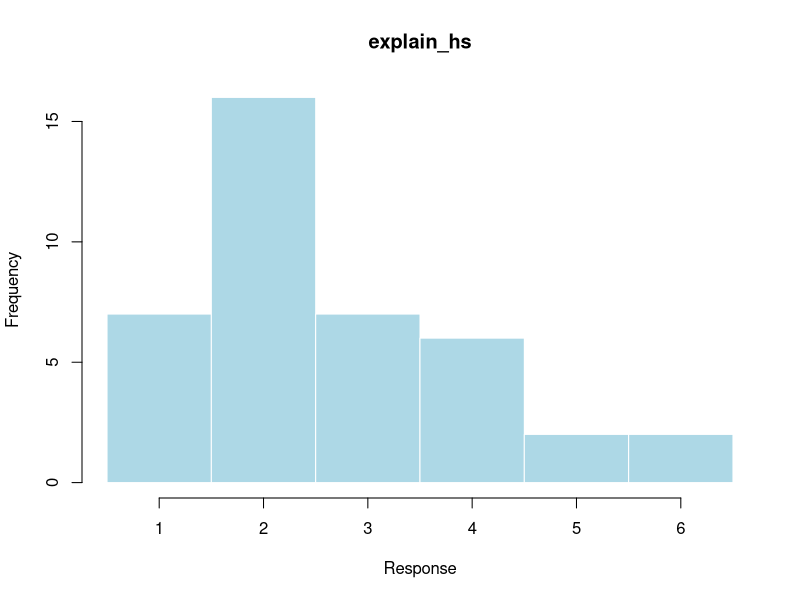
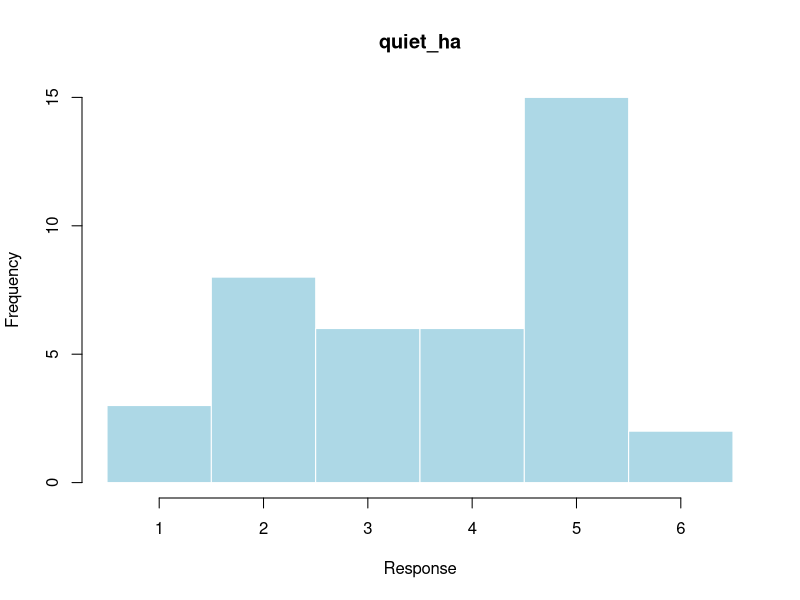
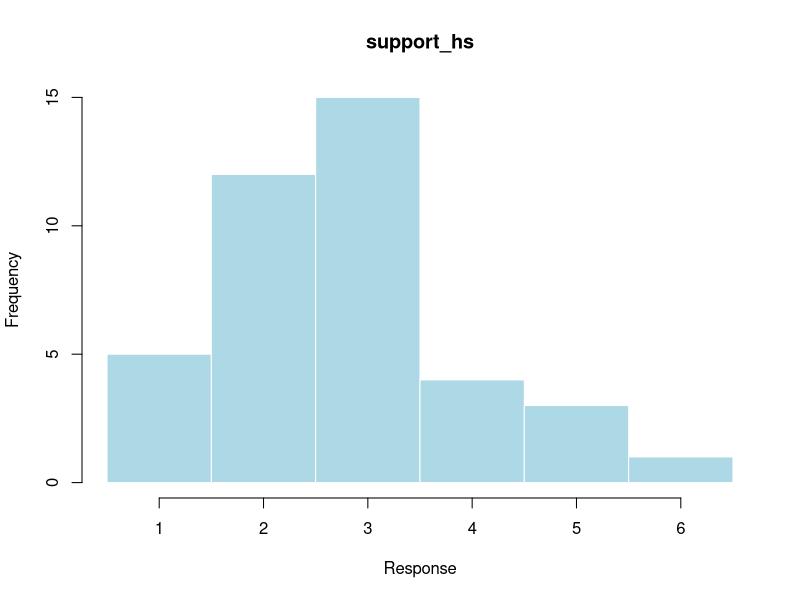
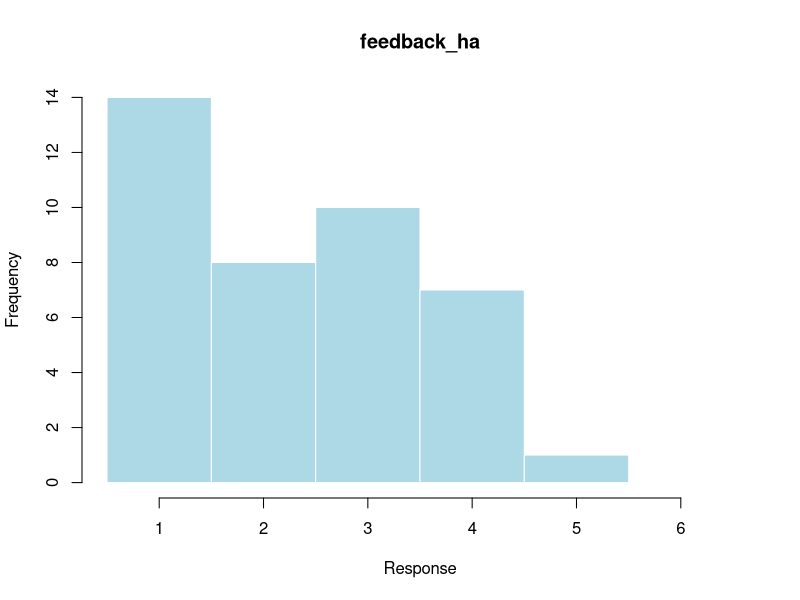
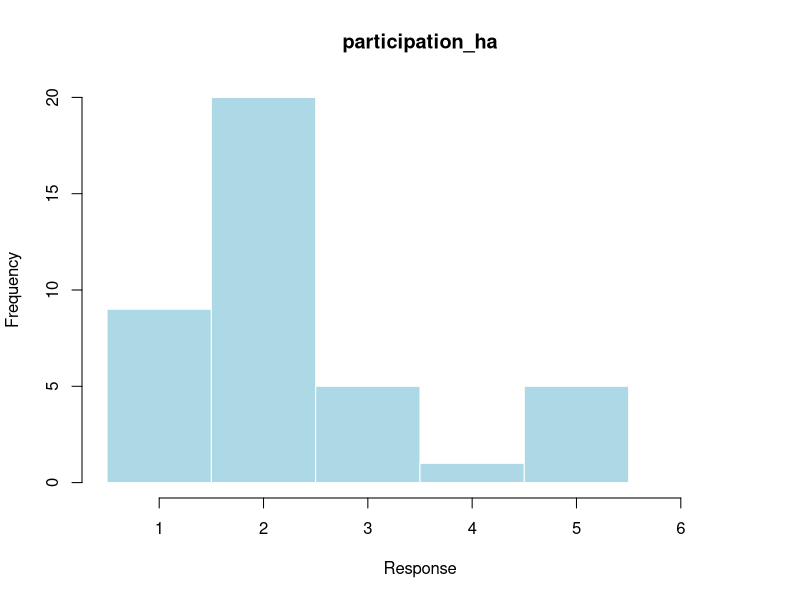
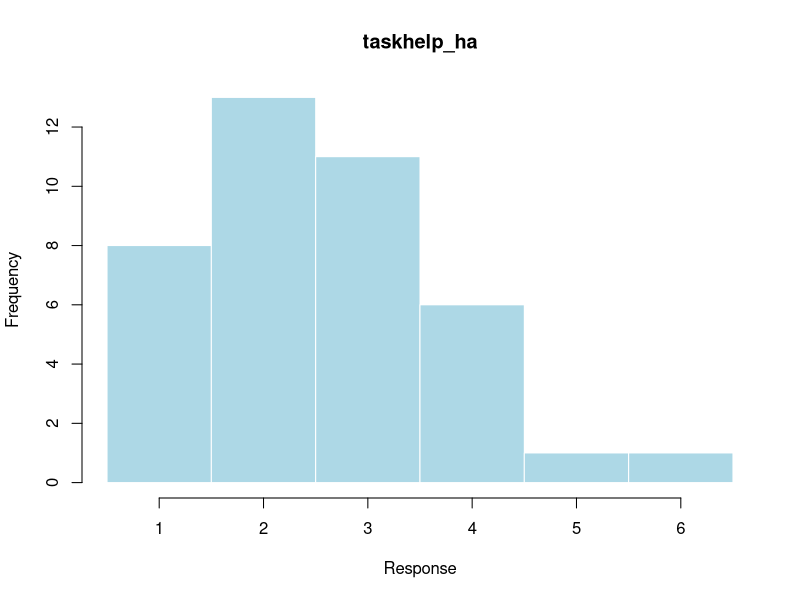
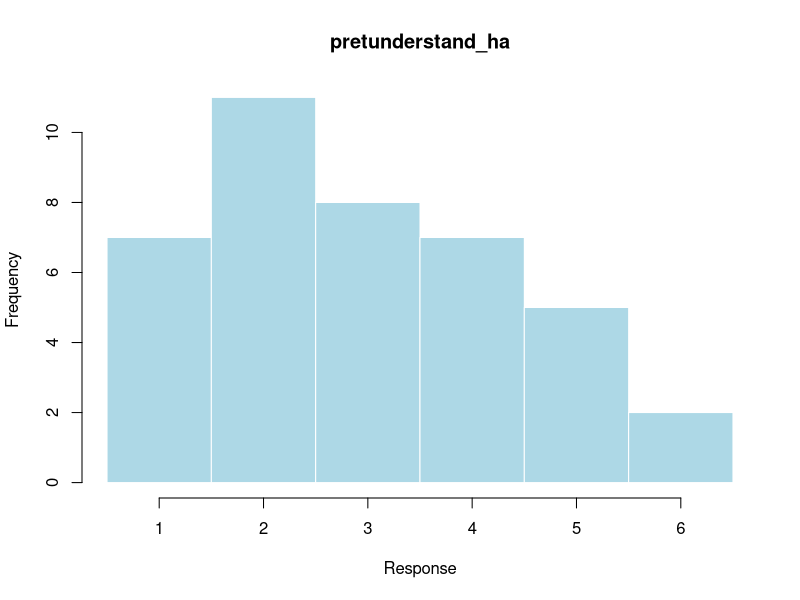
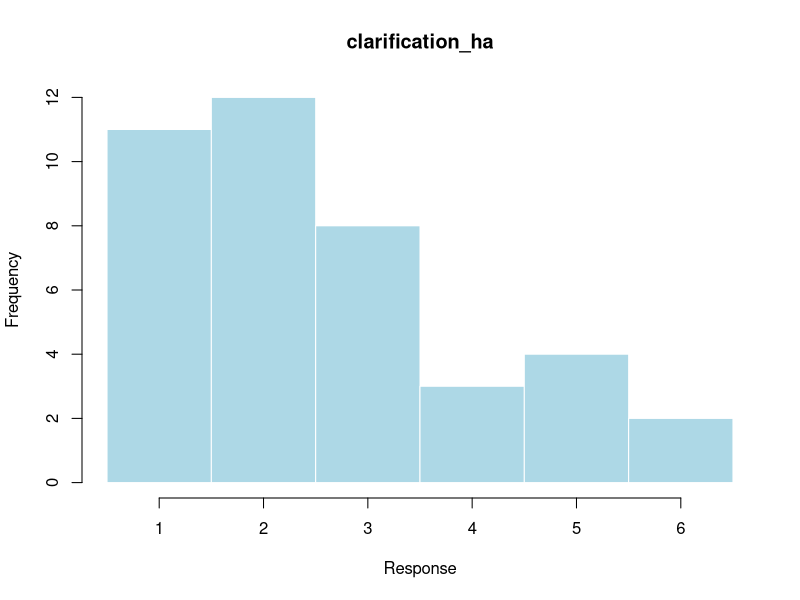

Reproduce these figures in R, in order.
print(getwd())
path="~/Desktop/psychometrics_foundations/Help_Avoidance"
setwd(path)

#Install libraries
library(foreign) # importing/exporting data from/to different statistical software formats
library(fastDummies) # creating binary indicator variables from categorical variables
library(lubridate) # handling and manipulation of date and time data
library(dplyr)

#upload data
rawdata <- read.csv("data/Help Avoidance in Group Projects.csv")
rawdata$id <- 1:nrow(rawdata) #Add ID column

dim(rawdata) # dimension
head(rawdata) # first entries

#filter to just item data and covariate data
df <- rawdata[c(3:14)]

#change column names
df <- df %>%
  rename(
    explain_hs = "I.ask.my.group.members.to.explain.concepts.that.confuse.me.",
    quiet_ha = "If.I.do.not.understand..I.will.be.quieter.in.group.project.meetings.",
    support_hs = "If.I.am.struggling.with.my.project.contributions..I.seek.support.from.my.group.members.",
    feedback_ha = "When.I.am.unsure.about.my.work..I.am.reluctant.to.seek.feedback.from.my.group.",
    participation_ha = "If.a.project.is.too.hard.for.me..I.participate.less.rather.than.ask.my.group.for.help.",
    taskhelp_ha = "I.avoid.asking.my.group.members.for.help.even.when.I.find.my.task.difficult.",
    pretunderstand_ha = "I.pretend.to.understand.group.project.discussions.even.when.I.feel.confused..",
    clarification_ha = "I.hesitate.to.ask.my.teammates.for.clarification.during.group.projects.",
    workown_ha = "I.tend.to.keep.working.on.my.own.even.when.collaborating.with.my.group.would.make.the.task.easier.",
    degree_level = "What.is.your.current.student.status.",
    fos = "Which.field.best.describes.your.area.of.study.",
    langlevel = "Self.rate.your.skills.in.the.language.typically.used.for.your.group.projects..e.g...German.or.English.."
  )

#degree level numerical encoding 
# Classify as 1 (Undergraduate or equivalent)
unique(df$degree_level) #return unique values
df$degree_level[df$degree_level == "Undergraduate Student (Bachelor or equivalent)"] <- 1
df$degree_level[df$degree_level  == "MD"] <- 1 #MD = med student, these can be considered undergraduates
df$degree_level[df$degree_level  == "Medical Student"] <- 1
# Classify as 2 (Master or equivalent)
df$degree_level[df$degree_level == "Graduate Student (Master or equivalent)"] <- 2
# Classify as 3 (Doctoral or equivalent)
df$degree_level[df$degree_level == "Doctoral Student (PhD or equivalent)"] <- 3

#language level self rating numerical encoding 
unique(df$langlevel) #return unique values
df$langlevel[df$langlevel == "Less than adequate"]<-1
df$langlevel[df$langlevel ==" Adequate"]<-2
df$langlevel[df$langlevel == "Good"]<-3
df$langlevel[df$langlevel == "Excellent"]<-4
df$langlevel[df$langlevel == "Native Speaker"]<-5

#fos numerical encoding 
unique(df$fos) #return unique values
df$fos[df$fos=="Economics and Social Sciences"]<-1
df$fos[df$fos=="Theology"]<-2
df$fos[df$fos=="Science"]<-3
df$fos[df$fos=="Humanities"]<-4
df$fos[df$fos=="Medicine"]<-5
#assign data science to economics and social sciences
df$fos[df$fos=="Data Science"]<-1
#assign rhetorics, philospophy to humanities
df$fos[df$fos=="Rhetorics, philosophy "]<-4

# save the relevant item labels
item_names <- colnames(df[1:9])
  
# all information should be saved in a data frame where the 
# number of rows correspond to the number of participants 
# and the number of columns to the number of items and covariates.
# Use some kind of id as column names (instead of the full questions), 
# e.g. rename a single column: colnames(dat.sub)[1] <- "item1"
# or all columns: colnames(dat.sub) <- c("item1", "item2",...)
# The entries should be the item responses (values between 1 and 6)
# and some numerical encoding for the covariates

###############################################################
# ANALYSIS
###############################################################

# use only the item information, not the covariates
dfitems <- df[,item_names]
head(dfitems)

#correlation matrix before reverse coding
round(cor(dfitems), 2)

#explain_hs and support_hs should be reversed (negative).
#this aligns with how questions were writted
# So, we re-code by subtracting the response value from 
# the maximum score plus 1 = 6 + 1 = 7
dfitems[,"explain_hs"] <- 7-dfitems[,"explain_hs"]
dfitems[,"support_hs"] <- 7-dfitems[,"support_hs"]

#correlation matrix after reverse coding
round(cor(dfitems), 2)

###############################################################
# VISUAL INSPECTIONS
###############################################################

# Calculate total scores (sum of all item scores per person) for scale
total_scores <- apply(dfitems,1,sum) 

#################################
# Histograms
#################################
# Plot histogram of single item responses
for (i in item_names) {
  pdf(paste0("figures/histogram_", i, ".pdf"), width = 7, height = 5)
  hist(
    dfitems[[i]],
    main = i,   # title
    xlab = "Response",                          # x-axis label
    ylab = "Frequency",                         # y-axis label
    col = "lightblue",                        # bar color
    border = "white",                         # remove dark borders
    breaks = seq(0.5, 6.5, by = 1),   # produces bins centered at 1,2,3,4,5,6
    xaxt = "n",                        # suppress default x-axis
  )
  axis(1, at = 1:6, labels = 1:6)
  dev.off()
}

# Plot histogram of total scores (here we expect a Gaussian)
pdf("figures/histogram_strategy.pdf", width = 7, height = 5)
# Find the actual minimum and maximum score for clean plotting
min_score <- min(total_scores) 
max_score <- max(total_scores)
total_scores
hist(
  total_scores,
  main = "Total Scores",   # title
  xlab = "Response",                          # x-axis label
  ylab = "Frequency",                         # y-axis label
  col = "lightblue",                        # bar color
  border = "white",                         # remove dark borders
  breaks = 10
)
dev.off()

#################################
# Density plots
#################################
# Approximate density for scale 1
pdf("figures/density_strategy.pdf", width = 7, height = 5)
# Compute density first
d <- density(total_scores)
plot(
  d,
  main = "",
  xlab = "Score",
  ylab = "Density",
  lwd = 2,
  col = "steelblue"
)
# Add shaded area under density curve
polygon(d, col = adjustcolor("steelblue", alpha.f = 0.3), border = NA)
# Add normal curve on same x-range
curve(
  dnorm(x, mean = mean(total_scores), sd = sd(total_scores)),
  add = TRUE,
  lwd = 2,
  lty = 3,
  col = "darkred"
)
dev.off()

#################################
# Box plots
#################################
# - Maximum/100th percentile (thin upper horizontal line)
#   the highest data point in the data set excluding any outliers
# - Third quartile/75th percentile (upper end of grey area)
#   the median of the upper half of the dataset
# - Median/50th percentile (thick horizontal line)
#   the middle value in the data set
# - Minimum/0th percentile (thin lower horizontal line)
#   the lowest data point in the data set excluding any outliers
# - First quartile/25th percentile (lower end of grey area)
#   the median of the lower half of the dataset
pdf("figures/boxplot_strategy.pdf", width = 5, height = 7)
boxplot(total_scores)
dev.off()
# If you have some extreme outlier, e.g. one person answering always with 
# one option, you can consider to discard it. Please report this!

# We can also include some covariate information to look at different 
# subgroups of the sample, here we plot different boxplots for language level
pdf("figures/boxplot_strategy_gender.pdf", width = 8, height = 7)
boxplot(
  total_scores ~ langlevel,
  data = df,
  main = "",
  xlab = "Language Level",
  ylab = "Help Avoidance Score",
  col = c("red", "orange", "yellow", "green", "lightblue"),  # two soft colors
  border = "gray30",
  boxwex = 0.6,                       # wider boxes
  cex.axis = 1.2,
  cex.lab = 1.3
)
grid(nx = NA, ny = NULL, col = "gray85", lty = "dotted")
dev.off()


#################################
# Scatter Plots
#################################
# We can look at the relationship between a covariant and the total scores
# of scale 1
pdf("scatter_strategy_age.pdf", width = 7, height = 5)
scatter.smooth(
  x = df$langlevel,
  y = total_scores,
  main = "",
  xlab = "Language Level",
  ylab = "Help Avoidance Score",
  col = adjustcolor("steelblue", alpha.f = 0.5),   # semi-transparent points
  pch = 16,                                        # solid circles
  lpars = list(col = "darkred", lwd = 2)           # smoother line style
)
dev.off()

###############################################################
# DESCRIPTIVE STATISTICS
###############################################################

#################################
# Item difficulty
#################################
#item difficulty: to people tend to have very high endorsements (all very high or all very low)
# This provides information about how strongly persons agreed on average.
# It can be calculated based on the minimum and maximum score that can be 
# chosen/achieved on the scale:
# diff := (mean(item) - min_score) / (max_score - min_score)
# The difficulty can take values between 0 to 1 and should not be too extreme,
# otherwise low or high response values are chosen too often and we cannot
# discriminate between participants.

# Calculate the mean of each item
itemdiff <- apply(df[1:9],2,mean)

# Get the min and max score of scale
range(df[,1:9])
minscore1 <- 1 # set min score
maxscore1 <- 6 # set max score
# Calculate the difficulties for scale
itemdiff[1:9] <- (itemdiff[1:9]-minscore1)/(maxscore1-minscore1)

# Check the range of the item difficulties
range(itemdiff) 

# Plot the difficulties of scale 1 items
pdf("figures/item_difficulty_strategy.pdf", width = 7, height = 5)
plot(itemdiff[1:9], axes=F, type="b", ylim=c(0,1),
     xlab="item", ylab="item difficulty")
axis(2) # add y-axis
axis(1,1:9,c(1,2,3,4,5,6,7,8,9)) # add item labels on x-axis
abline(h=c(.1,.5,.9),lty=2) # add horizontal lines
dev.off()
# -> items 2 has high difficulty

#################################
# Item variance
#################################
#item variance: how much do responses differ
# This provides information about the variation in the responses. It is an
# important consideration on top of the item difficulty since the latter
# can take a moderate value for two reasons:  either the responses are well
# distributed between low and high scores (indicating a desirable spread),
# or most responses cluster around medium scores (indicating less discrimination)
# A high variance indicates the first, more desirable scenario. High is
# always relative to the scale range (the variance of a 6-point-scale is
# naturally bigger than the one of a 4-point scale). The theoretical maximum 
# variance can be calculated to be: (max_score - min_score)^2 / 4
# Looking at the standard deviation (the square root of the variance) can be 
# more intuitive since it has the same "unit" as the measure itself.
##Standard Deviation: want larger/medium STD, concerned about variance that is too small 
#too small STD--> too similar, cannot distinguish differences

# For a 6-point scale we get a maximum variance of 6.25 and thus a standard 
# deviation of 2.5, so we can interpret the standard deviation as follows:
# > 1: low variance -responses are clustered around a central value 
#                   (e.g., most responses are 3 or 4).
# 1-2: moderate variance - responses are somewhat dispersed 
#                   but still show clustering
# > 2: high variance - responses are widely spread across the scale, 
#                   indicating good discrimination.

# Calculate the variance of the response scores for all items
itemvar <- apply(df[1:9],2,var)
# Print the variances
print(itemvar)
# Print the standard deviations
print(sqrt(itemvar))

# Plot the variances of scale 1 items
pdf("figures/item_variance_strategy.pdf", width = 7, height = 5)
plot(itemvar[1:9], axes=F, type="b", ylim=c(0,2.5),
     xlab="item", ylab="item variance")
axis(2) # add y-axis
axis(1,1:9,c(1,2,3,4,5,6,7,8,9)) # add item labels on x-axis
dev.off()

# Plot the standard deviation of scale 1 items
pdf("figures/item_std_strategy.pdf", width = 7, height = 5)
plot(sqrt(itemvar[1:9]), axes=F, type="b", ylim=c(0,2.5),
     xlab="item", ylab="item standard deviation")
axis(2) # add y-axis
abline(h=c(1,2),lty=2) # add horizontal lines
axis(1,1:9,c(1,2,3,4,5,6,7,8,9)) # add item labels on x-axis
dev.off()

#################################
# Item-scale correlation
#################################
#item/scale correlation: does this item behave consistently with other items on the scale (high: fits well, low: doesn't fit well)
#want high correlation
# These are the correlations between a single item in a scale and 
# the average of all the other items within the same scale.
# They should be high for internal consistency.
# When they are low, check if removing items with particularly low 
# correlation to the scale improves the other item-scale correlations.
#
# Calculate the items correlations separately for each scale!

itemcor <- c() # empty list
# loop  through the items
for(j in 1:length(item_names)){
  # Save the sub scale including all items, but item j
  scale_no_j <- apply(dfitems[-j],1,mean)
  # Calculate the correlation with item j
  itemcor[j] <- cor(dfitems[j],scale_no_j)
}
# plot the results
pdf("figures/item_scale_correlation_strategy.pdf", width = 7, height = 5)
plot(itemcor, axes=F, type="b", ylim=c(0,1),
     xlab="item", ylab="item scale correlation")
axis(2) # add y-axis
axis(1,1:9,c(1,2,3,4,5,6,7,8,9)) # add item labels on x-axis
abline(h=c(.3),lty=2) # add horizontal line
dev.off()
itemcor
# item scale correlations all very low, 
# not acceptable(below threshold of 0.3) are candidates for deletion

# Test correction of scale by removing item 3
item_names_a <- item_names[-3] # remove the item
itemcora <- c() # empty list
# loop  through the items
for(j in 1:length(item_names_a)){
  # Save the sub scale including all items, but item j
  scale_no_j <- apply(dfitems[-j],1,mean)
  # Calculate the correlation with item j
  itemcora[j] <- cor(dfitems[j],scale_no_j,use="pair")
}
itemcora # print the correlations 

pdf("figures/item_scale_correlation_strategy_reduced_A.pdf", width = 7, height = 5)
plot(itemcora, axes=F, type="b", ylim=c(0,1),
     xlab="item", ylab="item scale correlation")
axis(2) # add y-axis
axis(1,1:8,c(1,2,4,5,6,7,8,9)) # add item labels on x-axis
abline(h=c(.3),lty=2) # add horizontal line
dev.off()

# Test correction of scale by removing items 3 and 4
item_names_b <- item_names[-c(3,4)] # remove the items
itemcorb <- c() # empty list
# loop  through the items
for(j in 1:length(item_names_b)){
  # Save the sub scale including all items, but item j
  scale_no_j <- apply(dfitems[-j],1,mean)
  # Calculate the correlation with item j
  itemcorb[j] <- cor(dfitems[j],scale_no_j,use="pair")
}
itemcorb # print the correlations 

pdf("figures/item_scale_correlation_strategy_reduced_B.pdf", width = 7, height = 5)
plot(itemcorb, axes=F, type="b", ylim=c(0,1),
     xlab="item", ylab="item scale correlation")
axis(2) # add y-axis
axis(1,1:7,c(1,2,5,6,7,8,9)) # add item labels on x-axis
abline(h=c(.3),lty=2) # add horizontal line
dev.off()

# Test correction of scale by removing items 3, 4, 5
item_names_c <- item_names[-c(3,4,5)] # remove the items
itemcorc <- c() # empty list
# loop  through the items
for(j in 1:length(item_names_c)){
  # Save the sub scale including all items, but item j
  scale_no_j <- apply(dfitems[-j],1,mean)
  # Calculate the correlation with item j
  itemcorc[j] <- cor(dfitems[j],scale_no_j,use="pair")
}
itemcorc # print the correlations 

pdf("figures/item_scale_correlation_strategy_reduced_C.pdf", width = 7, height = 5)
plot(itemcorc, axes=F, type="b", ylim=c(0,1),
     xlab="item", ylab="item scale correlation")
axis(2) # add y-axis
axis(1,1:6,c(1,2,6,7,8,9)) # add item labels on x-axis
abline(h=c(.3),lty=2) # add horizontal line
dev.off()

# Test correction of scale by removing items 3, 4, 5, 6
item_names_d <- item_names[-c(3,4,5,6)] # remove the items
itemcord <- c() # empty list
# loop  through the items
for(j in 1:length(item_names_d)){
  # Save the sub scale including all items, but item j
  scale_no_j <- apply(dfitems[-j],1,mean)
  # Calculate the correlation with item j
  itemcord[j] <- cor(dfitems[j],scale_no_j,use="pair")
}
itemcord # print the correlations 

pdf("figures/item_scale_correlation_strategy_reduced_D.pdf", width = 7, height = 5)
plot(itemcord, axes=F, type="b", ylim=c(0,1),
     xlab="item", ylab="item scale correlation")
axis(2) # add y-axis
axis(1,1:5,c(1,2,7,8,9)) # add item labels on x-axis
abline(h=c(.3),lty=2) # add horizontal line
dev.off()

# However, we keep everything for the subsequent analyses 
# because factor analyses may reveal a different structure.

#################################
# Table with all results
#################################
library(xtable)
# Save all calculated item descriptive statistics in a data frame
tab1 <- data.frame(itemdiff, itemvar, itemcor)
# Add column names
colnames(tab1) <- c("item difficulty","item variance", "item scale correlation")
# Add item codes as row names
rownames(tab1) <- item_names
# Print table with values rounded to two decimal places
round(tab1,2)

# Print latex table
xtable(tab1)
